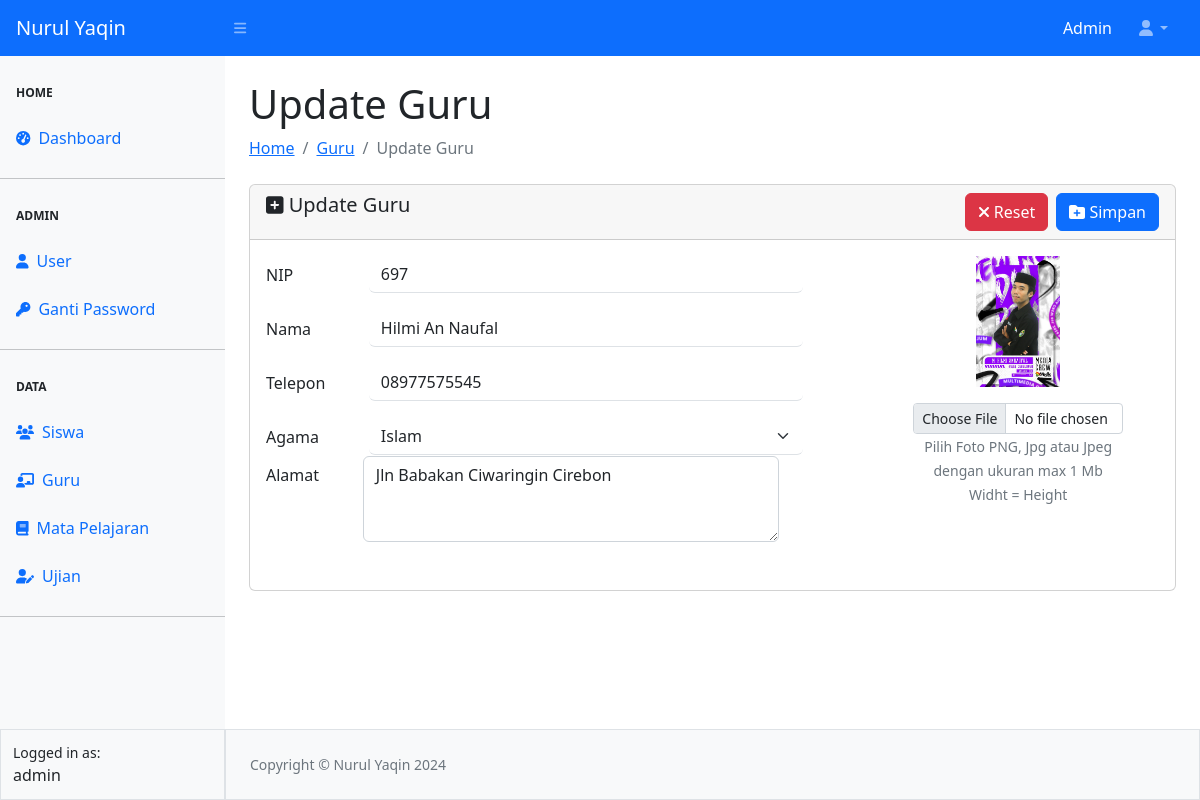
Page /guru/update-guru.php?id=4 (signed in) on the committed database.
### tables this page shows
CREATE TABLE `tbl_guru` (
  `id` int(11) NOT NULL,
  `nama` varchar(100) NOT NULL,
  `alamat` varchar(100) NOT NULL,
  `telepon` varchar(50) NOT NULL,
  `agama` varchar(20) NOT NULL,
  `foto` varchar(128) NOT NULL,
  `nip` varchar(30) NOT NULL
);

### guru/update-guru.php (the view, shortened to what this page needs)
<?php
require_once "../config.php";
require_once "../templates/header.php";
require_once "../templates/navbar.php";
require_once "../templates/sidebar.php";
$id = $_GET['id'];
$guru = mysqli_query($koneksi, "SELECT * FROM tbl_guru WHERE id= $id");
$data = mysqli_fetch_assoc($guru);
 ?>
<div id="layoutSidenav_content">
                <main>
                    <div class="container-fluid px-4">
                        <h1 class="mt-4">Update Guru</h1>
                        <ol class="breadcrumb mb-4">
                            <li class="breadcrumb-item "><a href="../index.php">Home</a></li>
                            <li class="breadcrumb-item"><a href="../guru/guru.php">Guru</a></li>
                            <li class="breadcrumb-item active">Update Guru</li>
                        </ol>
        <form action="proses-guru.php" method="post" enctype="multipart/form-data">
            <div class="card">
            <div class="card-header">
                <span class="h5"><i class="fa-solid fa-square-plus"></i> Update Guru</span>
                <button type="submit" name="update" class="btn btn-primary float-end "><i class="fa-solid fa-folder-plus"></i> Simpan</button>
                <button type="submit" name="reset" class="btn btn-danger float-end me-2"><i class="fa-solid fa-xmark"></i> Reset</button>
            </div>
            <div class="card-body">
                <div class="row">
                    <div class="col-8">
                    <div class="mb-3 row">
                            <label for="nip" class="col-sm-2 col-form-label">NIP</label>
                            <label class="col-sm-1 col-form-label">:</label>
                            <div class="col-sm-9" style="margin-left: -50px;">
                            <input type="text" value="<?= $data['nip'] ?>"   class="form-control border-0 border-bottom" id="nis" name="nip" >
                            </div>
                        </div>
                    <div class="mb-3 row">
                            <label for="nama" class="col-sm-2 col-form-label">Nama</label>
                            <label class="col-sm-1 col-form-label">:</label>
                            <div class="col-sm-9" style="margin-left: -50px;">
                            <input type="text" value="<?= $data['nama'] ?>" required class="form-control border-0 border-bottom" id="nama" name="nama">
                            </div>
                        </div>
                    <div class="mb-3 row">
                            <label for="telepon" class="col-sm-2 col-form-label">Telepon</label>
                            <label class="col-sm-1 col-form-label">:</label>
                            <div class="col-sm-9" style="margin-left: -50px;">
                            <input type="number" value="<?= $data['telepon'] ?>" required class="form-control border-0 border-bottom" id="telepon" name="telepon">
                            </div>
                        </div>
                    <div class="mb-3 row">
                            <label for="agama" class="col-sm-2 col-form-label">Agama</label>
                            <label class="col-sm-1 col-form-label">:</label>
                        <div class="col-sm-9" style="margin-left: -50px;">
                            <select name="agama" id="kelas" required class="form-select border-0 border-bottom">
                            <?php
                                            $agama = ['Islam', 'Kristen', 'Budha'];
                                             foreach ($agama as $agm ) {
                                                if ($data['agama'] == $agm){  ?>
                                                  <option value="<?= $agm?>" selected><?= $agm?></option>
                                                  <?php }else { ?>
                                                    <option value="<?= $agm ?>"><?= $agm ?></option>
                                               <?php
                                                }
                                             } ?>
                            </select>
                        </div>
                        <div class="mb-3 row">
                            <label for="alamat" class="col-sm-2 col-form-label">Alamat</label>
                            <label class="col-sm-1 col-form-label">:</label>
                            <div class="col-sm-9" style="margin-left: -50px;">
                            <textarea name="alamat" id="alamat" class="form-control" placeholder="domisili" required cols="30" rows="3"><?= $data['alamat'] ?></textarea>
                            </div>
                        </div>
                        </div>
                    </div>
                    <div class="col-4 text-center px-5">
                                    <img src="../asset/image/<?= $data['foto'] ?>" alt="user" class="mb-3" width="40%" >
                                    <input type="file" name="image" class="form-control form-control-sm">
                                    <small class="text-secondary">Pilih Foto PNG, Jpg atau Jpeg dengan ukuran max 1 Mb </small>
                                    <div><small class="text-secondary">Widht = Height </small></div>
                     </div>
                </div>
            </div>
                </div>
            </form>
            </div>
            </main>
<?php
require_once "../templates/footer.php";
?>

### rows in the picture
tbl_guru: nip "697", nama "Hilmi An Naufal", telepon "08977575545", agama "Islam", alamat "Jln Babakan Ciwaringin Cirebon", foto (picture)

### other values in the picture
$_SESSION['ssUser'] "Admin"
$_SESSION['ssUser'] "admin"
